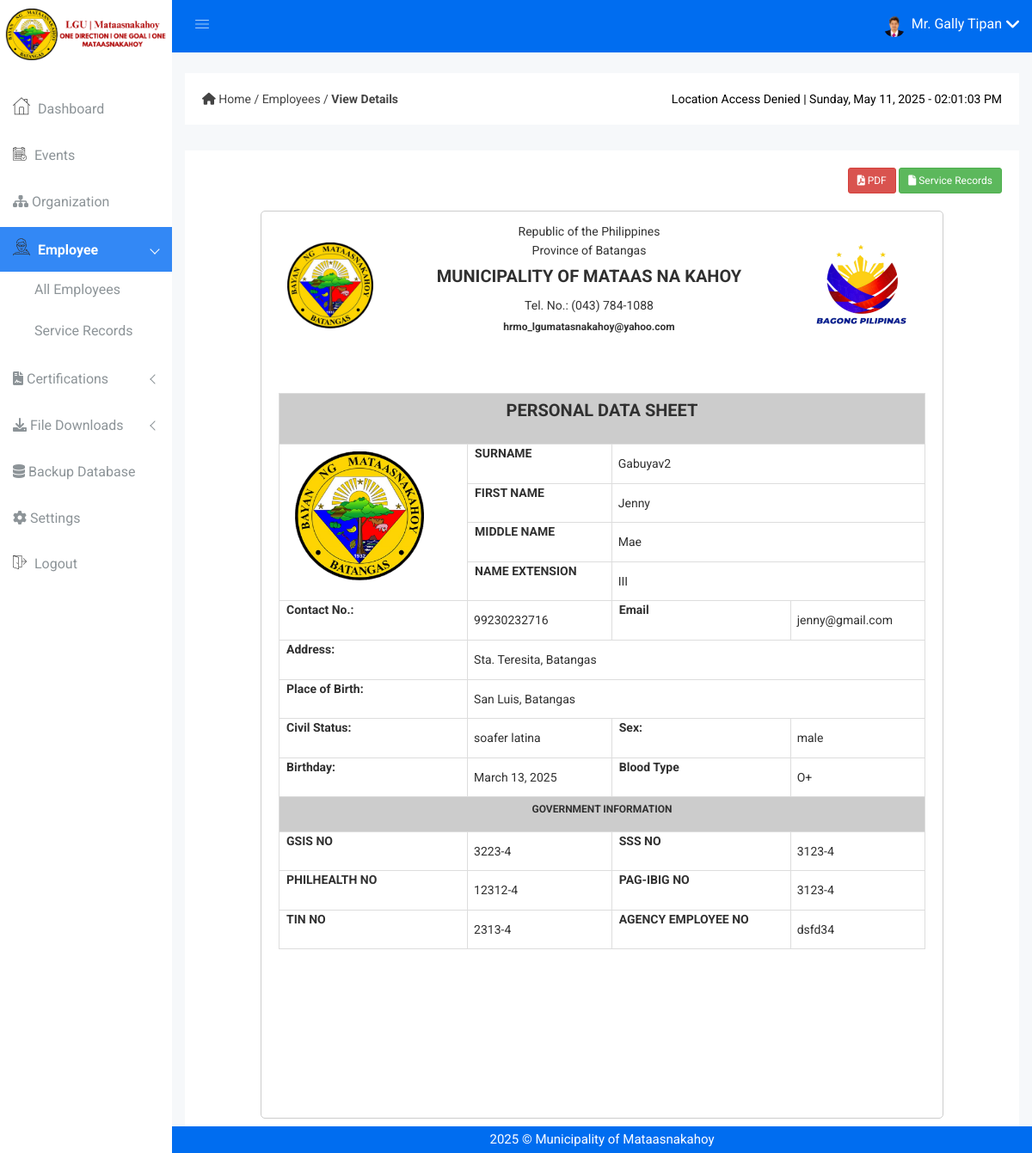
The page /employeedetails.php?employee_no=dsfd34 (signed in) on the database its author committed.
### tables this page shows
CREATE TABLE IF NOT EXISTS `employee` (
  `employee_no` varchar(100) NOT NULL,
  `firstname` varchar(50) NOT NULL,
  `middlename` varchar(50) DEFAULT NULL,
  `lastname` varchar(50) NOT NULL,
  `name_extension` varchar(10) DEFAULT NULL,
  `dob` date NOT NULL,
  `pob` varchar(255) NOT NULL,
  `sex` enum('Male','Female') NOT NULL,
  `civil_status` varchar(255) DEFAULT NULL,
  `address` text NOT NULL,
  `blood_type` enum('A+','A-','B+','B-','AB+','AB-','O+','O-','Unknown') DEFAULT 'Unknown',
  `mobile_no` bigint DEFAULT NULL,
  `email_address` varchar(100) NOT NULL,
  `image` varchar(255) DEFAULT NULL,
  `designation` varchar(255) NOT NULL,
  `role` varchar(255) NOT NULL,
  `account_status` tinyint(1) NOT NULL DEFAULT '1',
  `hr_staff` tinyint(1) NOT NULL DEFAULT '0',
  `created_at` timestamp NOT NULL DEFAULT CURRENT_TIMESTAMP,
  `updated_at` timestamp NOT NULL DEFAULT CURRENT_TIMESTAMP ON UPDATE CURRENT_TIMESTAMP,
  PRIMARY KEY (`employee_no`),
  UNIQUE KEY `email_address` (`email_address`)
);

CREATE TABLE IF NOT EXISTS `government_info` (
  `id` int NOT NULL AUTO_INCREMENT,
  `employee_no` varchar(100) NOT NULL,
  `gsis_no` varchar(20) NOT NULL,
  `pag_ibig_no` varchar(20) NOT NULL,
  `philhealth_no` varchar(20) NOT NULL,
  `sss_no` varchar(20) NOT NULL,
  `tin_no` varchar(20) NOT NULL,
  `created_at` timestamp NOT NULL DEFAULT CURRENT_TIMESTAMP,
  `updated_at` timestamp NOT NULL DEFAULT CURRENT_TIMESTAMP ON UPDATE CURRENT_TIMESTAMP,
  PRIMARY KEY (`id`),
  UNIQUE KEY `gsis_no` (`gsis_no`),
  UNIQUE KEY `pag_ibig_no` (`pag_ibig_no`),
  UNIQUE KEY `philhealth_no` (`philhealth_no`),
  UNIQUE KEY `sss_no` (`sss_no`),
  UNIQUE KEY `tin_no` (`tin_no`),
  KEY `employee_no` (`employee_no`)
);

### employeedetails.php (the view, shortened to what the rows shown need)
<?php
include 'emailnotif.php';
if (isset($_GET['employee_no'])) {
    $employee_no = $_GET['employee_no'];
    $query = "SELECT e.employee_no as employee_no,
e.firstname,
e.lastname as lastname,
e.middlename as middlename,
e.name_extension as name_extension,
e.dob as dob,
e.pob as pob,
e.sex as sex,
e.civil_status as civil_status,
e.address as empaddress,
e.blood_type as blood_type,
e.mobile_no as mobile_no,
e.email_address as email_address,
e.image as pic,
 g.tin_no as tin, g.sss_no as sss,
 g.philhealth_no as philhealth, g. pag_ibig_no as pag_ibig, g.gsis_no as gsis FROM employee e
LEFT JOIN government_info g ON e.employee_no=g.employee_no
WHERE e.employee_no = ?";
    $stmt = $con->prepare($query);
    $stmt->bind_param("s", $employee_no);
    $stmt->execute();
    $result = $stmt->get_result();
    if ($row = $result->fetch_assoc()) {
        $employee_no = $row['employee_no'];
        $lastname = $row['lastname'];
        $middlename = $row['middlename'];
        $firstname = $row['firstname'];
        $name_extension = $row['name_extension'];
        $email_address = $row['email_address'];
        $mobile_no = $row['mobile_no'];
        $pob = $row['pob'];
        $dob = $row['dob'];
        $date = new DateTime($dob);
        $bday = $date->format('F j, Y');
        $civil_status = $row['civil_status'];
        $imagePath = $row['pic'];
        $address = $row['empaddress'];
        $blood_type = $row['blood_type'];
        $gsis = $row['gsis'];
        $sss = $row['sss'];
        $pag_ibig = $row['pag_ibig'];
        $tin = $row['tin'];
        $philhealth = $row['philhealth'];
        $imageUrl = empty($imagePath) ? 'img/mk-logo.png' : 'img/profile/' . $imagePath;
    }
}
?>
<!DOCTYPE html>
<html class="no-js" lang="en">
<head>
    <link rel="stylesheet" href="css/bootstrap.min.css" />
    <link rel="stylesheet" href="css/font-awesome.min.css" />
    <link rel="stylesheet" href="css/owl.carousel.css" />
    <link rel="stylesheet" href="css/owl.theme.css" />
    <link rel="stylesheet" href="css/owl.transitions.css" />
    <link rel="stylesheet" href="css/animate.css" />
    <link rel="stylesheet" href="css/normalize.css" />
    <link rel="stylesheet" href="css/meanmenu.min.css" />
    <link rel="stylesheet" href="css/main.css" />
    <link rel="stylesheet" href="css/educate-custon-icon.css" />
    <link rel="stylesheet" href="css/morrisjs/morris.css" />
    <link rel="stylesheet" href="css/scrollbar/jquery.mCustomScrollbar.min.css" />
    <link rel="stylesheet" href="css/metisMenu/metisMenu.min.css" />
    <link rel="stylesheet" href="css/metisMenu/metisMenu-vertical.css" />
    <link rel="stylesheet" href="style.css" />
    <link rel="stylesheet" href="css/responsive.css" />
    <link href="https://cdn.jsdelivr.net/npm/sweetalert2@11.12.3/dist/sweetalert2.min.css" rel="stylesheet">
    <link rel="stylesheet" href="https://cdnjs.cloudflare.com/ajax/libs/font-awesome/6.7.2/css/all.min.css" />
</head>
<body>
    <?php include 'includes/header.php'; ?>
                                                    <link rel="stylesheet" href="https://cdnjs.cloudflare.com/ajax/libs/font-awesome/6.0.0-beta3/css/all.min.css">
    <div class="product-status mg-b-15">
        <div class="container-fluid">
            <div class="row">
                <div class="col-lg-12 col-md-12 col-sm-12 col-xs-12">
                    <div class="product-status-wrap drp-lst">
                        <div class="card">
                            <div class="card-body m-5">
                                <br>
                                <div class="row mt-2">
                                    <div class="col-md-12 table-responsive">
                                        <br>
                                        <table class="table table-bordered">
                                            <tr>
                                                <th colspan="4" style="text-align: center; background-color: #ccc;line-height:0.5px;">
                                                    <h4 class="pds">PERSONAL DATA SHEET</h4>
                                                </th>
                                            </tr>
                                            <tr>
                                                <th rowspan="4">
                                                    <img src="<?php echo htmlspecialchars($imageUrl); ?>" alt="" class="avatar-img rounded-circle" style="height: 150px; width: 150px;margin-left:10px;">
                                                </th>
                                                <th colspan="1">SURNAME</th>
                                                <td colspan="2"><?php echo $lastname; ?></td>
                                            </tr>
                                            <tr>
                                                <th>FIRST NAME</th>
                                                <td colspan="2"><?php echo $firstname; ?></td>
                                            </tr>
                                            <tr>
                                                <th colspan="1">MIDDLE NAME</th>
                                                <td colspan="2"> <?php echo $middlename; ?></td>
                                            </tr>
                                            <tr>
                                                <th colspan="1">NAME EXTENSION</th>
                                                <td colspan="3"> <?php echo $name_extension; ?></td>
                                            </tr>
                                            <tr>
                                                <th>Contact No.:</th>
                                                <td><?php echo $mobile_no; ?></td>
                                                <th>Email</th>
                                                <td><?php echo $email_address; ?></td>
                                            </tr>
                                            <tr>
                                                <th>Address:</th>
                                                <td colspan="3"><?php echo $address; ?></td>
                                            </tr>
                                            <tr>
                                                <th>Place of Birth:</th>
                                                <td colspan="3"><?php echo $pob; ?></td>
                                            </tr>
                                            <tr>
                                                <th>Civil Status:</th>
                                                <td><?php echo $civil_status; ?></td>
                                                <th>Sex:</th>
                                                <td><?php echo $sex; ?></td>
                                            </tr>
                                            <tr>
                                                <th>Birthday:</th>
                                                <td><?php echo $bday; ?></td>
                                                <th>Blood Type</th>
                                                <td colspan="3"><?php echo $blood_type; ?></td>
                                            </tr>
                                            <tr>
                                                <th colspan="4" style="text-align: center; background-color: #ccc;line-height:0.5px;">
                                                    <h6>GOVERNMENT INFORMATION</h6>
                                                </th>
                                            </tr>
                                            <tr>
                                                <th>GSIS NO</th>
                                                <td><?php echo $gsis; ?></td>
                                                <th>SSS NO</th>
                                                <td><?php echo $sss; ?></td>
                                            </tr>
                                            <tr>
                                                <th>PHILHEALTH NO</th>
                                                <td><?php echo $philhealth; ?></td>
                                                <th>PAG-IBIG NO</th>
                                                <td><?php echo $pag_ibig; ?></td>
                                            </tr>
                                            <tr>
                                                <th>TIN NO</th>
                                                <td><?php echo $tin; ?></td>
                                                <th>AGENCY EMPLOYEE NO</th>
                                                <td><?php echo $employee_no; ?></td>
                                            </tr>
                                        </table>
                                    </div>
                                </div>
                            </div>
                        </div>
                    </div>
                </div>
            </div>
        </div>
    </div>
    <?php include 'includes/footer.php'; ?>

### includes/header.php (shortened to what the rows shown need)
<div class="all-content-wrapper">
    <div class="header-advance-area">
        <div class="header-top-area">
            <div class="container-fluid">
                <div class="row">
                    <div class="col-lg-12 col-md-12 col-sm-12 col-xs-12">
                        <div class="header-top-wraper">
                            <div class="row">
                                <div class="col-lg-5 col-md-5 col-sm-12 col-xs-12">
                                    <div class="header-right-info">
                                        <ul class="nav navbar-nav mai-top-nav header-right-menu">
                                            <li class="nav-item">
                                                <?php
                                                include "dbcon.php";
                                                $user_id = $_SESSION['user_id'];
                                                if (!empty($user_id)) {
                                                    $query = "
                                                        SELECT e.image, e.firstname, e.lastname, e.sex
                                                        FROM employee e
                                                        INNER JOIN admin a ON e.employee_no = a.employee_no
                                                        WHERE a.employee_no = ?
                                                    ";
                                                    $stmt = $con->prepare($query);
                                                    $stmt->bind_param("s", $user_id);
                                                    $stmt->execute();
                                                    $result = $stmt->get_result();
                                                    if ($row = $result->fetch_assoc()) {
                                                        $imagePath = $row['image'];
                                                        $sex = strtolower($row['sex']);
                                                        if ($sex === 'male') {
                                                            $salutation = "Mr.";
                                                        } elseif ($sex === 'female') {
                                                            $salutation = "Ms.";
                                                        } else {
                                                            $salutation = "";
                                                        }
                                                        $user_image = !empty($imagePath) ? 'img/profile/' . $imagePath : 'img/mk-logo.png';
                                                        $user_name = trim("$salutation {$row['firstname']} {$row['lastname']}");
                                                    } else {
                                                        $user_image = 'img/mk-logo.png';
                                                        $user_name = 'Admin';
                                                    }
                                                } else {
                                                    $user_image = 'img/mk-logo.png';
                                                    $user_name = 'Admin';
                                                }
                                                ?>
                                                <a href="#" data-toggle="dropdown" role="button" aria-expanded="false" class="nav-link dropdown-toggle">
                                                    <img src="<?php echo htmlspecialchars($user_image); ?>" alt="User Image" />
                                                    <span class="admin-name"><?php echo htmlspecialchars($user_name); ?></span>
                                                    <i class="fa fa-angle-down edu-icon edu-down-arrow"></i>
                                                </a>
                                            </li>
                                        </ul>
                                    </div>
                                </div>
                            </div>
                        </div>
                    </div>
                </div>
            </div>
        </div>

### rows shown on the page
employee: image (picture), user_name "Mr. Gally Tipan", sex "male"
government_info: employee_no.lastname "Gabuyav2", employee_no.firstname "Jenny", employee_no.middlename "Mae", employee_no.name_extension "III", employee_no.mobile_no "99230232716", employee_no.email_address "jenny@gmail.com", employee_no.address "Sta. Teresita, Batangas", employee_no.pob "San Luis, Batangas", employee_no.civil_status "soafer latina", employee_no.dob "March 13, 2025", employee_no.blood_type "O+", gsis_no "3223-4", sss_no "3123-4", philhealth_no "12312-4", pag_ibig_no "3123-4", tin_no "2313-4", employee_no.employee_no "dsfd34"
